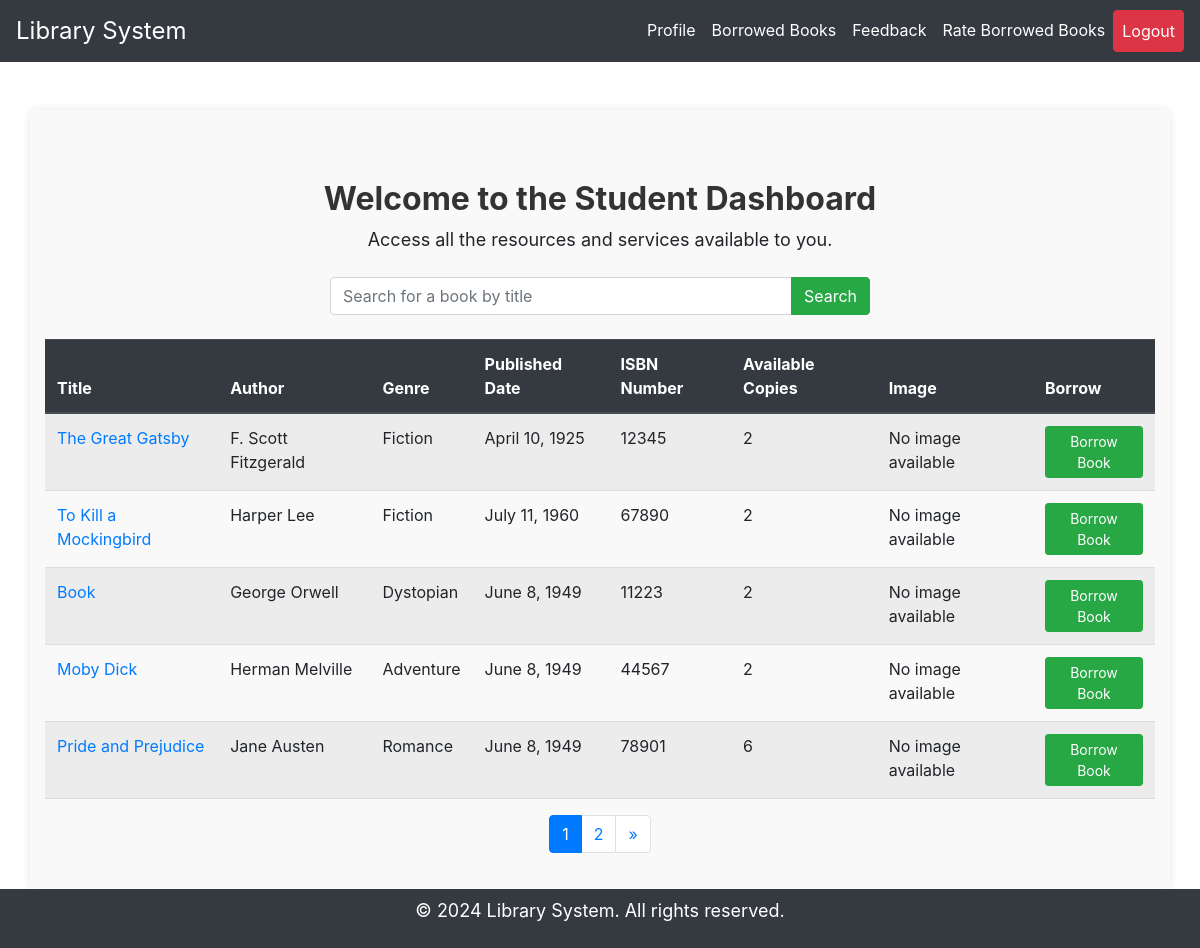
The page /student/dashboard/ (signed in) on the database as committed earlier.
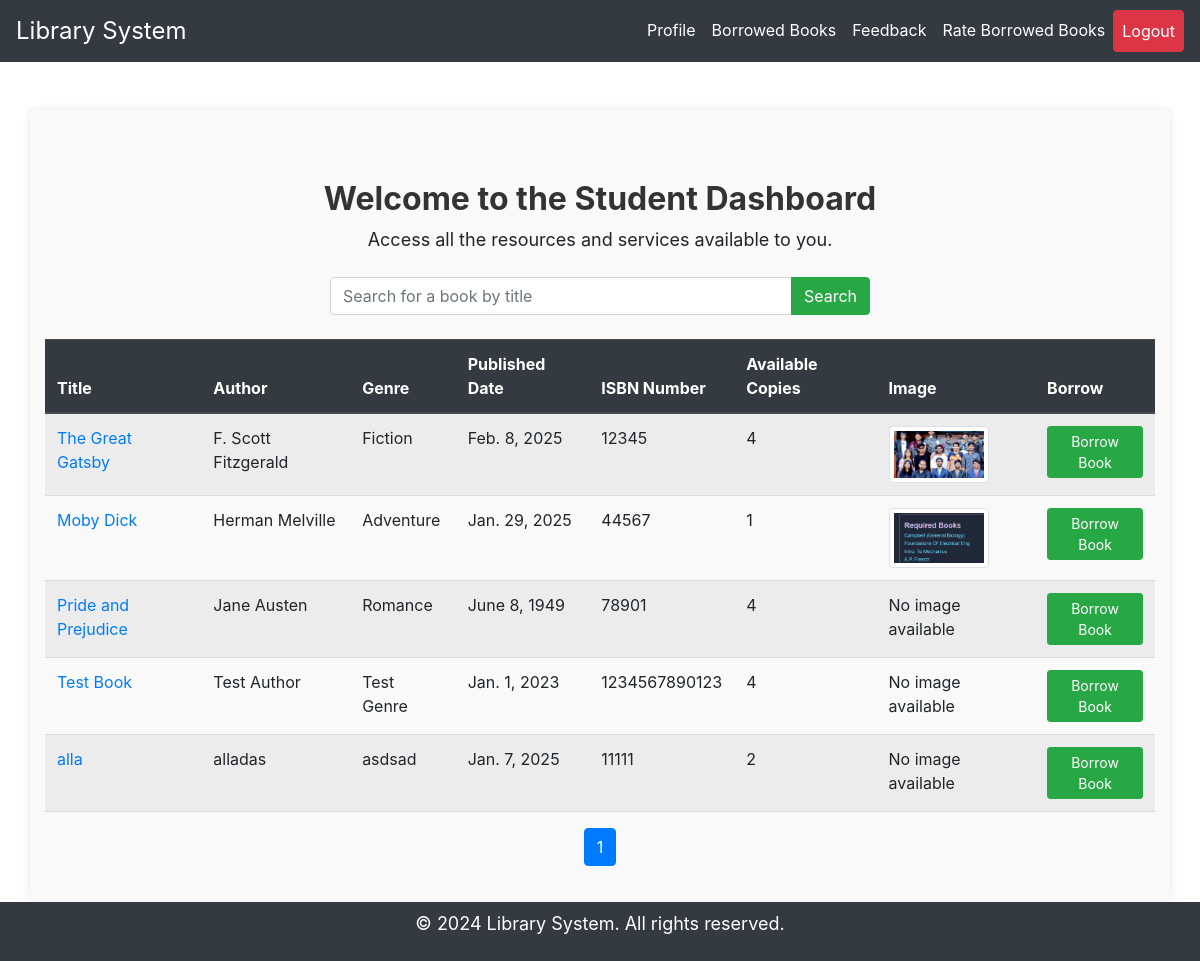
The same page on the database as committed later.
### lib/models.py (models this page shows, shortened)
class Book(models.Model):
    title = models.CharField(max_length=200)
    author = models.CharField(max_length=200)
    genre = models.CharField(max_length=200)
    published_date = models.DateField()
    isbn_number = models.BigIntegerField(unique=True)
    available_copies = models.IntegerField(
    validators=[MinValueValidator(0)]
)
    image = models.ImageField(upload_to='book_images/', blank=True, null=True)  # Add this line
    total_ratings = models.IntegerField(default=0)
    total_rating_value = models.IntegerField(default=0)

### lib/views.py (the view)
# urls.py: path('student/dashboard/', views.student_dashboard, name='student_dashboard'),
@login_required(login_url='/login/')
def student_dashboard(request):
    query = request.GET.get('q')
    if query:
        books = Book.objects.filter(title__icontains=query)
    else:
        books = Book.objects.all()
    paginator = Paginator(books, 5)  # Show 5 books per page
    page_number = request.GET.get('page')
    page_obj = paginator.get_page(page_number)
    return render(request, 'lib/student_dashboard.html', {'books': books, 'page_obj': page_obj})

### lib/templates/lib/student_dashboard.html (shortened to what this page needs)
{% load static %}
<!DOCTYPE html>
<html lang="en">
<head>
    <link rel="stylesheet" href="{% static 'css/styles.css' %}">
    <link href="https://stackpath.bootstrapcdn.com/bootstrap/4.5.2/css/bootstrap.min.css" rel="stylesheet">
</head>
<body class="d-flex flex-column min-vh-100">
    <nav class="navbar navbar-expand-lg navbar-dark bg-dark">
        <a class="navbar-brand" href="{% url 'lib:home' %}" style="font-size: 1.5rem;">Library System</a>
        <div class="collapse navbar-collapse" id="navbarNav">
            <ul class="navbar-nav ml-auto">
                <li class="nav-item">
                    <a class="nav-link text-white" href="{% url 'lib:student_profile' %}">Profile</a>
                </li>
                <li class="nav-item">
                    <a class="nav-link text-white" href="{% url 'lib:student_borrowed_books' %}">Borrowed Books</a>
                </li>
                <li class="nav-item">
                    <a class="nav-link text-white" href="{% url 'lib:student_feedback' %}">Feedback</a>
                </li>
                <li class="nav-item">
                    <a class="nav-link text-white" href="{% url 'lib:rate_books' %}">Rate Borrowed Books</a>
                </li>
                <li class="nav-item">
                    <a class="nav-link btn btn-danger text-white" href="{% url 'lib:logout_views' %}">Logout</a>
                </li>
            </ul>
        </div>
    </nav>
    <div class="container mt-5">
        <div class="welcome-message text-center mb-4">
            <h2>Welcome to the Student Dashboard</h2>
            <p>Access all the resources and services available to you.</p>
        </div>
        <div class="row mb-4 justify-content-center">
            <div class="col-md-6">
                <form method="GET" action="{% url 'lib:student_dashboard' %}">
                    <div class="input-group">
                        <input class="form-control" type="search" name="q" placeholder="Search for a book by title" value="{{ request.GET.q }}">
                        <div class="input-group-append">
                            <button class="btn btn-success" type="submit">Search</button>
                        </div>
                    </div>
                </form>
            </div>
        </div>
        <table class="table table-striped">
            <thead class="thead-dark">
                <tr>
                    <th>Title</th>
                    <th>Author</th>
                    <th>Genre</th>
                    <th>Published Date</th>
                    <th>ISBN Number</th>
                    <th>Available Copies</th>
                    <th>Image</th>
                    <th>Borrow</th>
                </tr>
            </thead>
            <tbody>
                {% for book in page_obj %}
                <tr>
                    <td>
                        <a href="{% url 'lib:book_detail_stu' book.isbn_number %}">{{ book.title }}</a>
                    </td>
                    <td>{{ book.author }}</td>
                    <td>{{ book.genre }}</td>
                    <td>{{ book.published_date }}</td>
                    <td>{{ book.isbn_number }}</td>
                    <td>{{ book.available_copies }}</td>
                    <td>
                        {% if book.image %}
                            <img src="{{ book.image.url }}" alt="{{ book.title }}" class="img-thumbnail" style="max-width: 100px;">
                        {% else %}
                            No image available
                        {% endif %}
                    </td>
                    <td>
                        {% if book.available_copies > 0 %}
                            <form method="POST" action="{% url 'lib:borrow_book' book.isbn_number %}">
                                <button type="submit" class="btn btn-sm btn-success">Borrow Book</button>
                            </form>
                        {% else %}
                            Not available
                        {% endif %}
                    </td>
                </tr>
                {% empty %}
                <tr>
                    <td colspan="8" class="text-center">No books available</td>
                </tr>
                {% endfor %}
            </tbody>
        </table>
        <nav aria-label="Page navigation">
            <ul class="pagination justify-content-center">
                {% for num in page_obj.paginator.page_range %}
                <li class="page-item {% if page_obj.number == num %}active{% endif %}">
                    <a class="page-link" href="?page={{ num }}">{{ num }}</a>
                </li>
                {% endfor %}
                {% if page_obj.has_next %}
                <li class="page-item">
                    <a class="page-link" href="?page={{ page_obj.next_page_number }}" aria-label="Next">
                        <span aria-hidden="true">&raquo;</span>
                    </a>
                </li>
                {% endif %}
            </ul>
        </nav>
    </div>
    <div class="text-center mt-auto py-2" style="background-color: #343a40; color: white;">
        <p>&copy; 2024 Library System. All rights reserved.</p>
    </div>
</body>
</html>

Rows that differ between the two databases and show on the page:
removed Book: title "To Kill a Mockingbird", author "Harper Lee", genre "Fiction", published_date "July 11, 1960", isbn_number "67890", available_copies "2", image "No image available", shows "Borrow Book"
removed Book: title "Book", author "George Orwell", genre "Dystopian", published_date "June 8, 1949", isbn_number "11223", available_copies "2", image "No image available", shows "Borrow Book"
changed Book "The Great Gatsby": published_date "April 10, 1925" → "Feb. 8, 2025"; available_copies "2" → "4"; image: picture added; no longer shows "No image available"
changed Book "Moby Dick": published_date "June 8, 1949" → "Jan. 29, 2025"; available_copies "2" → "1"; image: picture added; no longer shows "No image available"
changed Book "Pride and Prejudice": available_copies "6" → "4"
now on this page (row edited): Book: title "Test Book", author "Test Author", genre "Test Genre", published_date "Jan. 1, 2023", isbn_number "1234567890123", available_copies "4", image "No image available", shows "Borrow Book"
added Book: title "alla", author "alladas", genre "asdsad", published_date "Jan. 7, 2025", isbn_number "11111", available_copies "2", image "No image available", shows "Borrow Book"
Other text that changed with them:
list line gone: "2"
